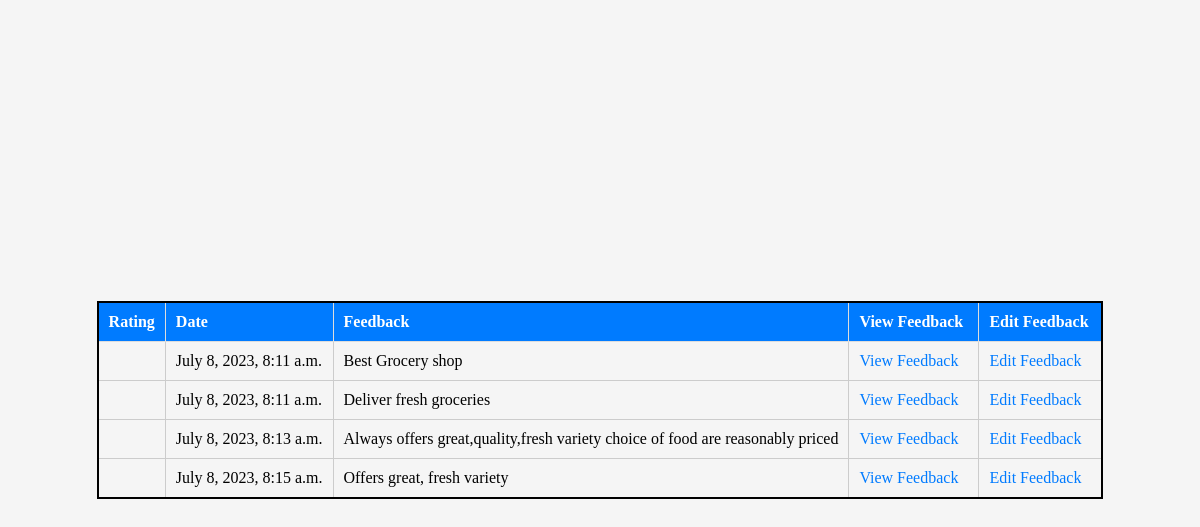
The page /feedback/feedback/list/ on the database as committed earlier.
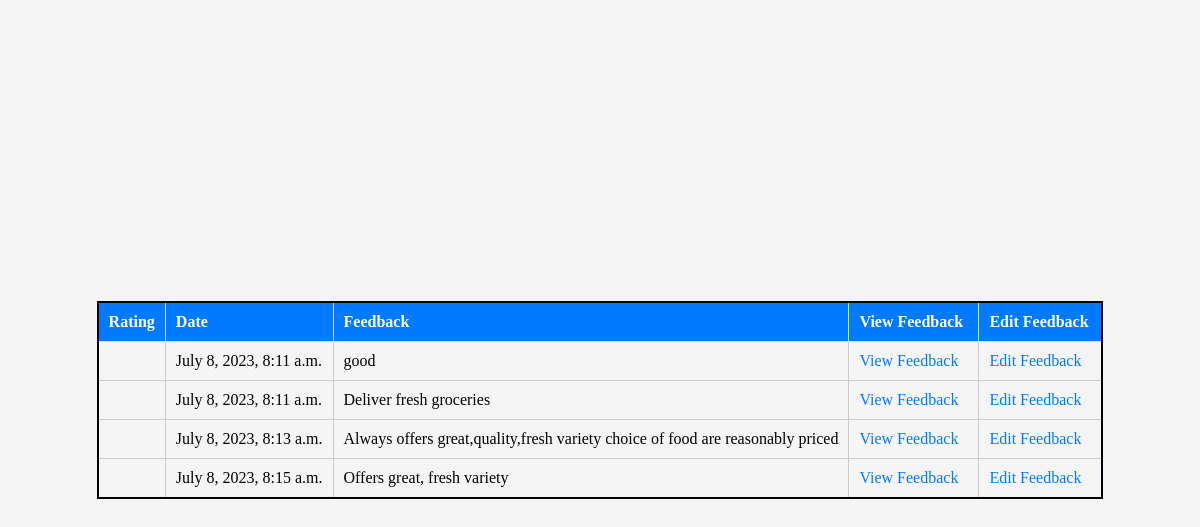
The same page on the database as committed later.
### feedback/models.py (models this page shows)
class Feedback(models.Model):
    feedback = models.TextField()
    date = models.DateTimeField(auto_now_add=True)
    ratings = models.CharField(max_length=5)

### feedback/views.py (the view)
# urls.py: path('feedback/list/', views.feedback_list, name='feedback_list'),
def feedback_list(request):
    feedbacks = Feedback.objects.all()
    return render(request, "feedback/feedback_list.html", {"feedbacks": feedbacks})

### templates/feedback/feedback_list.html (shortened to what this page needs)
{% load static %}
<!DOCTYPE html>
<html lang="en">
<head>
    <link rel="stylesheet" href="{% static 'feedback/feedback_list.css' %}">
</head>
<body>
    <table class="feedback-table">
        <thead>
            <tr>
                <th>Rating</th>
                <th>Date</th>
                <th>Feedback</th>
                <th>View Feedback</th>
                <th>Edit Feedback</th>
            </tr>
        </thead>
        <tbody>
            {% for feedback in feedbacks %}
            <tr>
                <td>{{ feedback.rating }}</td>
                <td>{{ feedback.date }}</td>
                <td>{{feedback.feedback}}</td>
                <td>
                  <a href="{% url 'feedback_detail_view' id=feedback.id %}">View Feedback </a>
              </td>
              <td>
                  <a href="{% url 'edit_feedback_view' id=feedback.id %}">Edit Feedback </a>
              </td>
            </tr>
            {% endfor %}
        </tbody>
    </table>
</body>
</html>

Rows that differ between the two databases and show on the page:
changed Feedback: feedback "Best Grocery shop" → "good"
